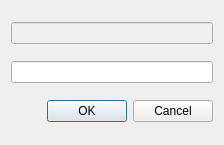
<?xml version="1.0" encoding="UTF-8"?>
<ui version="4.0">
 <class>MyDialog</class>
 <widget class="QDialog" name="MyDialog">
  <property name="geometry">
   <rect>
    <x>0</x>
    <y>0</y>
    <width>224</width>
    <height>145</height>
   </rect>
  </property>
  <property name="windowTitle">
   <string>Dialog</string>
  </property>
  <layout class="QVBoxLayout" name="verticalLayout">
   <item>
    <widget class="QLineEdit" name="lineEdit">
     <property name="enabled">
      <bool>false</bool>
     </property>
    </widget>
   </item>
   <item>
    <widget class="QLineEdit" name="lineEdit_2">
     <property name="echoMode">
      <enum>QLineEdit::Password</enum>
     </property>
    </widget>
   </item>
   <item>
    <widget class="QDialogButtonBox" name="buttonBox">
     <property name="orientation">
      <enum>Qt::Horizontal</enum>
     </property>
     <property name="standardButtons">
      <set>QDialogButtonBox::Cancel|QDialogButtonBox::Ok</set>
     </property>
    </widget>
   </item>
  </layout>
 </widget>
 <resources/>
 <connections>
  <connection>
   <sender>buttonBox</sender>
   <signal>accepted()</signal>
   <receiver>MyDialog</receiver>
   <slot>accept()</slot>
   <hints>
    <hint type="sourcelabel">
     <x>248</x>
     <y>254</y>
    </hint>
    <hint type="destinationlabel">
     <x>157</x>
     <y>274</y>
    </hint>
   </hints>
  </connection>
  <connection>
   <sender>buttonBox</sender>
   <signal>rejected()</signal>
   <receiver>MyDialog</receiver>
   <slot>reject()</slot>
   <hints>
    <hint type="sourcelabel">
     <x>316</x>
     <y>260</y>
    </hint>
    <hint type="destinationlabel">
     <x>286</x>
     <y>274</y>
    </hint>
   </hints>
  </connection>
 </connections>
</ui>
